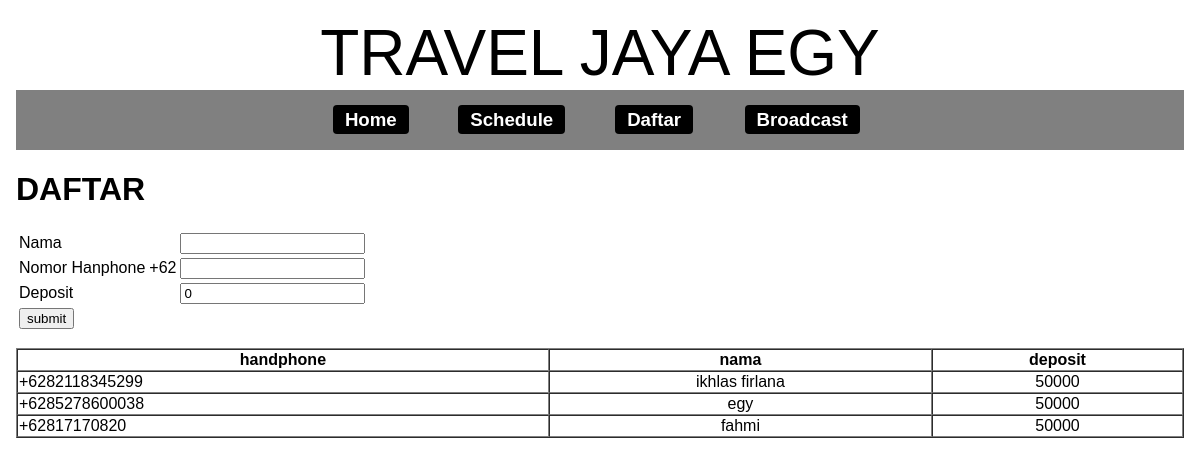
Page /daftar.php on the committed database.
### tables this page shows
CREATE TABLE IF NOT EXISTS `pelanggan` (
  `id` int(11) NOT NULL AUTO_INCREMENT,
  `handphone` varchar(100) NOT NULL,
  `nama` varchar(100) NOT NULL,
  `deposit` int(11) NOT NULL DEFAULT '0',
  PRIMARY KEY (`id`)
);

### daftar.php (the view, shortened to what this page needs)
<?php include_once "header.php";?>
<?php include_once "sidebar.php";?>
<h1>DAFTAR</h1>
<form method="POST">
	<table>
		<tr><td>Nama</td><td></td><td><input type="text" name="nama" value="" /></td></tr>
		<tr><td>Nomor Hanphone</td><td>+62</td><td><input type="text" name="nomor_handphone" value="" /></td></tr>
		<tr><td>Deposit</td><td></td><td><input type="text" name="deposit" value="0" /></td></tr>
		<tr><td colspan='3'><input type="submit" value="submit"></td></tr>
	</table>
</form>
<?php
$query =	mysql_query("select * from pelanggan");
$check	=	mysql_num_rows($query);
if($check >= 0){
	echo "<table width='100%' border='1' cellspacing='0'>
	<tr><th>handphone</th><th>nama</th><th>deposit</th></tr>";
	while($data = mysql_fetch_array($query)){
		echo "<tr><td>". $data['handphone']."</td>
						<td align='center'>".$data['nama']."</td>
						<td align='center'>".$data['deposit']."</td>
						</tr>";
		}
	echo "</table>";
	}
	?>
<?php include_once "footer.php";?>

### style.css (style rules this page uses)
body { background-color:none; font-family:arial; padding:8px; }

### rows in the picture
pelanggan: handphone "+6282118345299", nama "ikhlas firlana", deposit "50000"
pelanggan: handphone "+6285278600038", nama "egy", deposit "50000"
pelanggan: handphone "+62817170820", nama "fahmi", deposit "50000"
